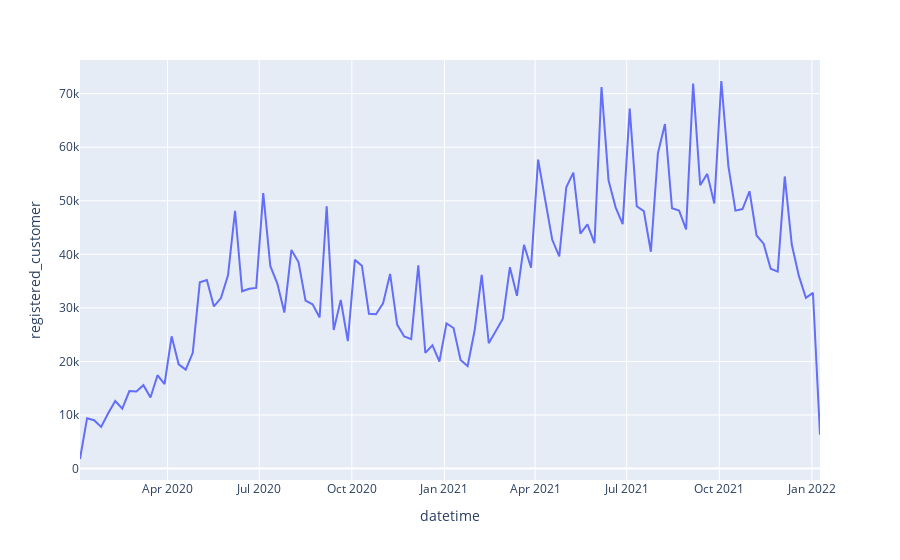

The cell this chart's notebook holds for it:
### Code cell
px.line(df_2,x="datetime",y="registered_customer")
